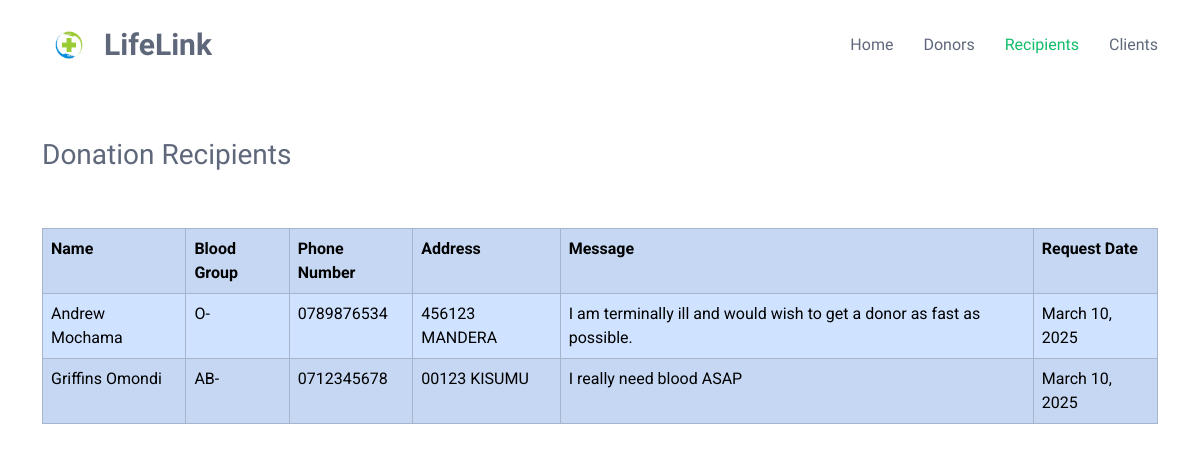
/view_recipients/, run on an earlier commit of the app's database.
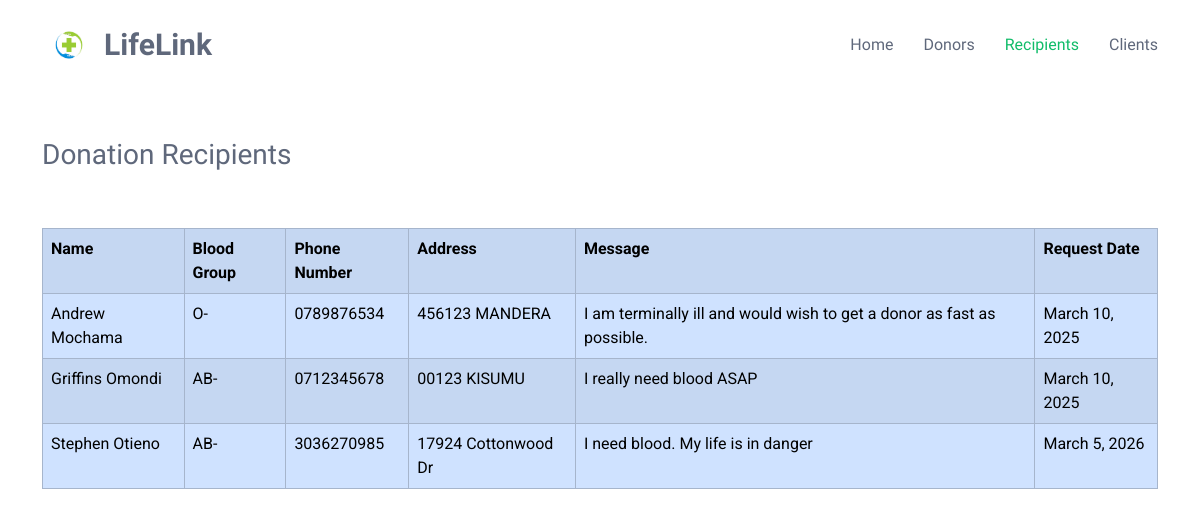
And on a later commit of the database.
### LifeLinkApp/models.py (models this page shows, shortened)
class Recipient(models.Model):
    filled_at=models.DateTimeField(auto_now_add=True)
    recipient_name = models.CharField(max_length=100)
    BLOOD_GROUP_CHOICES = [
        ('A+', 'A+'),
        ('A-', 'A-'),
        ('B+', 'B+'),
        ('B-', 'B-'),
        ('AB+', 'AB+'),
        ('AB-', 'AB-'),
        ('O+', 'O+'),
        ('O-', 'O-'),
    ]
    recipient_bloodGroup = models.CharField(max_length=3, choices=BLOOD_GROUP_CHOICES, default='O+')
    recipient_contact = models.CharField(max_length=50)
    recipient_address = models.CharField(max_length=50)
    recipient_message = models.TextField(max_length=500)

### LifeLinkApp/views.py (the view)
# urls.py: path('view_recipients/', views.view_recipients, name='view_recipients'),
def view_recipients(request):
    recipients = Recipient.objects.all()
    return render(request,'view_recipients.html',{'recipients':recipients})

### LifeLinkApp/templates/view_recipients.html (shortened to what this page needs)
{% load static %}
<!DOCTYPE html>
<html lang="en">
<head>
  <link href="{% static 'assets/vendor/bootstrap/css/bootstrap.min.css' %}" rel="stylesheet">
  <link href="{% static 'assets/vendor/bootstrap-icons/bootstrap-icons.css' %}" rel="stylesheet">
  <link href="{% static 'assets/vendor/aos/aos.css' %}" rel="stylesheet">
  <link href="{% static 'assets/vendor/glightbox/css/glightbox.min.css' %}" rel="stylesheet">
  <link href="{% static 'assets/vendor/swiper/swiper-bundle.min.css' %}" rel="stylesheet">
  <link href="{% static 'assets/css/main.css'%}" rel="stylesheet">
    <link rel="stylesheet" href="{% static 'assets/css/donor_details.css' %}">
</head>
<body class="index-page">
  <header id="header" class="header d-flex align-items-center sticky-top">
    <div class="container-fluid container-xl position-relative d-flex align-items-center">
      <a href="{% url 'homepage' %}" class="logo d-flex align-items-center me-auto">
         <img src="{% static 'assets/img/logo1.jpg' %}" alt="">
        <h1 class="sitename">LifeLink</h1>
      </a>
      <nav id="navmenu" class="navmenu">
       <ul>
          <li><a href="{% url 'homepage' %}" >Home</a></li>
          <li><a href="{% url 'view_donors' %}" >Donors</a></li>
            <li><a href="{% url 'view_recipients' %}" class="active">Recipients</a></li>
            <li><a href="{% url 'view_clients' %}"  >Clients</a></li>
        </ul>
      </nav>
    </div>
  </header>
  <br><br>
  <main class="main container">
      <h3>Donation Recipients</h3> <br><br>
      <table class="table table-primary table-striped table-hover table-bordered">
       <tr>
       <td><b>Name</b></td>
       <td><b>Blood Group</b></td>
       <td><b>Phone Number</b></td>
       <td><b>Address</b></td>
       <td><b>Message</b></td>
       <td><b>Request Date</b></td>
       </tr>
       {% for recipient in recipients %}
       <tr>
       <td>{{ recipient.recipient_name }}</td>
       <td>{{ recipient.recipient_bloodGroup }}</td>
       <td>{{ recipient.recipient_contact }}</td>
       <td>{{ recipient.recipient_address }}</td>
       <td>{{ recipient.recipient_message }}</td>
       <td>{{ recipient.filled_at|date:"F j, Y" }}</td>
       </tr>
       {% endfor %}
   </table>
       </main>
    <br><br><br><br> <br><br>
    <br><br><br><br> <br><br>
  <br><br><br><br> <br><br>
</body>
</html>

What changed in the data, as far as the page shows it:
added Recipient: recipient_name "Stephen Otieno", recipient_bloodGroup "AB-", recipient_contact "3036270985", recipient_address "17924 Cottonwood Dr", recipient_message "I need blood. My life is in danger", filled_at "March 5, 2026"
